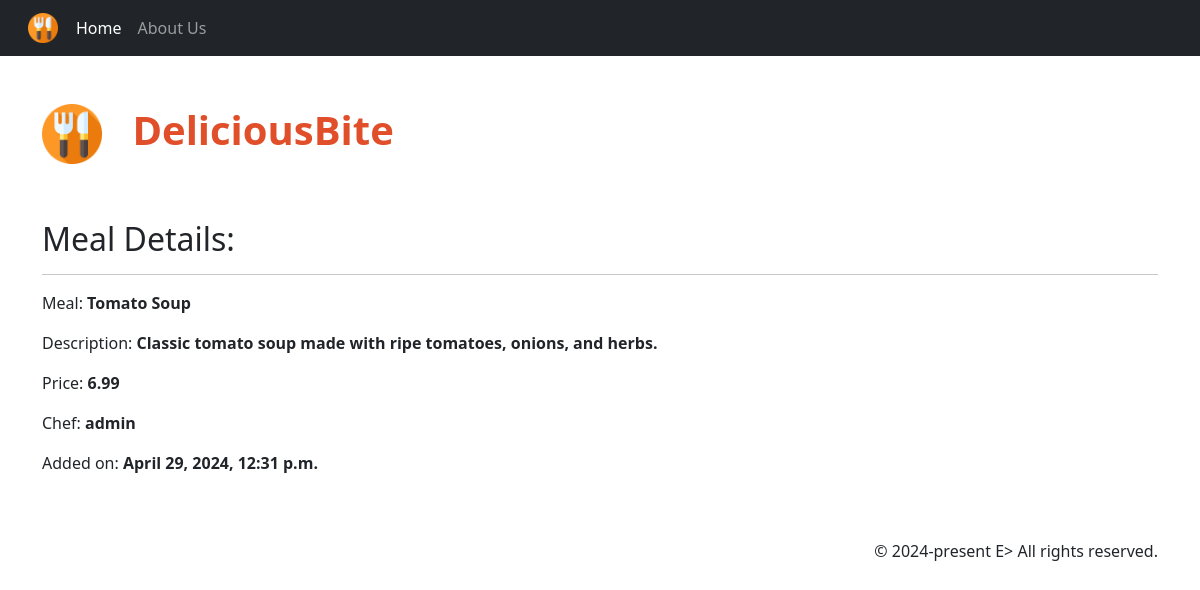
Screenshot of /menu_item/10/ with the database file from the repository.
### Menu/models.py (models this page shows, shortened)
class MenuItem(models.Model):
    meal = models.CharField(max_length=80, unique=True)
    description = models.CharField(max_length=2000)
    price = models.DecimalField(max_digits=10, decimal_places=2)
    course = models.CharField(max_length=200, choices=COURSE_CHOICES)
    chef = models.ForeignKey(User, on_delete=models.PROTECT)
    status = models.IntegerField(choices=STATUS_CHOICES, default=1)
    date_created = models.DateTimeField(auto_now_add=True)
    date_modified = models.DateTimeField(auto_now=True)

### Menu/views.py (the view)
class MenuItemDetail(DetailView):
    model = MenuItem
    template_name = 'Menu/menu_item_detail.html'

### Menu/templates/Menu/menu_item_detail.html (shortened to what this page needs)
{% extends 'Menu/base.html' %}
{% block content %}
    <h2 class="pt-5">Meal Details: </h2><hr>
    <ul class="list-group list-group-flush">
        <liclass="list-group-item d-flex justify-content-between align-items-center border-0 pb-0">
            <p>Meal: <strong>{{ menuitem.meal }}</strong></p>
        <liclass="list-group-item d-flex justify-content-between align-items-center border-0 pb-0">
            <p>Description: <strong>{{ menuitem.description }}</strong></p>
        <liclass="list-group-item d-flex justify-content-between align-items-center border-0 pb-0">
            <p>Price: <strong>{{ menuitem.price }}</strong></p>
        <liclass="list-group-item d-flex justify-content-between align-items-center border-0 pb-0">
            <p>Chef: <strong>{{ menuitem.chef }}</strong></p>
        <liclass="list-group-item d-flex justify-content-between align-items-center border-0 pb-0">
            <p>Added on: <strong>{{ menuitem.date_created }}</strong></p>
    </ul>
{% endblock %}

### rows the page displays
MenuItem: meal "Tomato Soup", description "Classic tomato soup made with ripe tomatoes, onions, and herbs.", price "6.99", chef "admin", date_created "April 29, 2024, 12:31 p.m."
